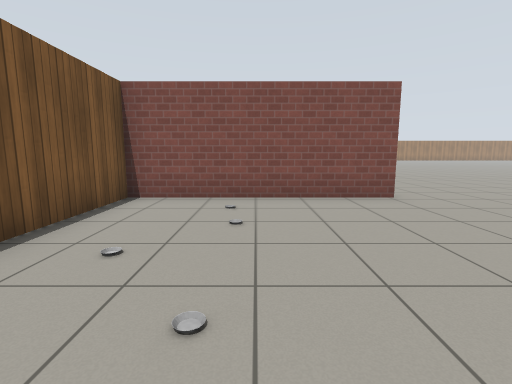
[1] (above)

16 first-person views from a walk through a world built for the Gazebo simulator. The camera is 1 m above the floor, tilts 8° down and sees 85° across. The floor is counted in squares, 1 m on a side. Each view is taken from the middle of a square. On the plan, view 1 faces up. The plan holds only what a view shows up to about 12 squares ahead; the rest is blank. The place goes on beyond the plan. Gazebo's built-in surfaces are drawn with simple patterns.

[2]
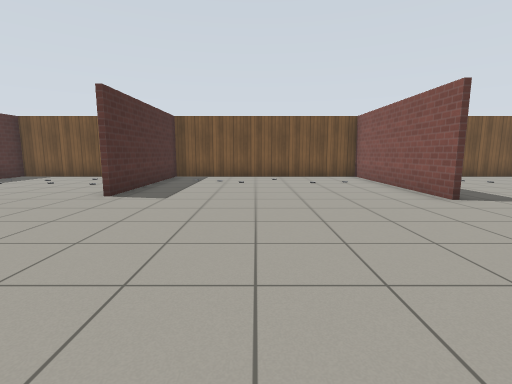

[3]
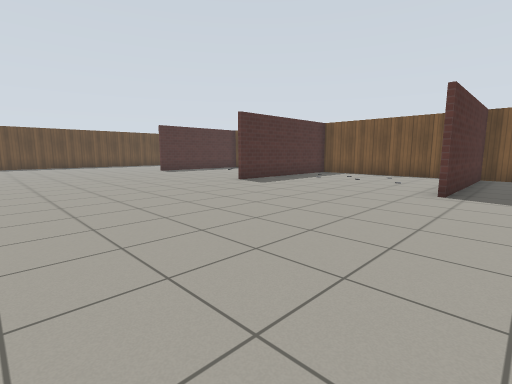

[4]
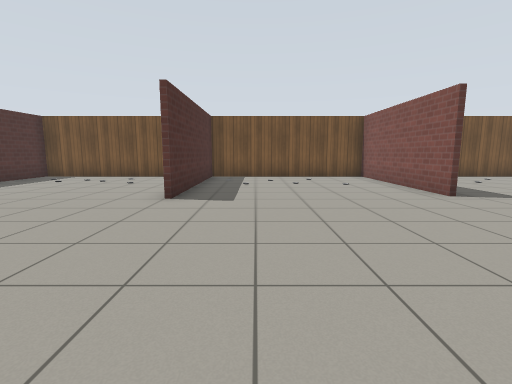

[5]
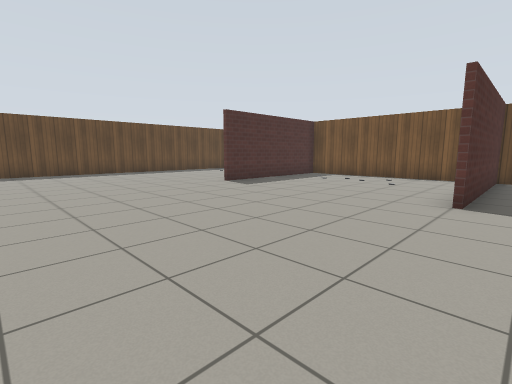

[6]
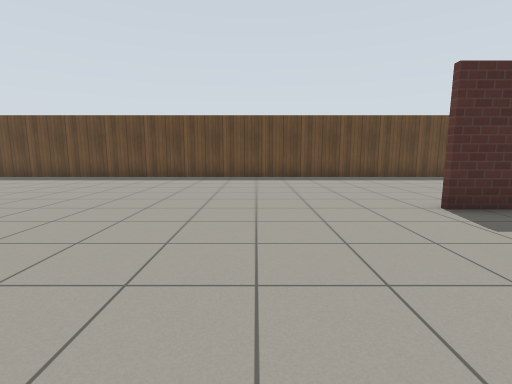

[7]
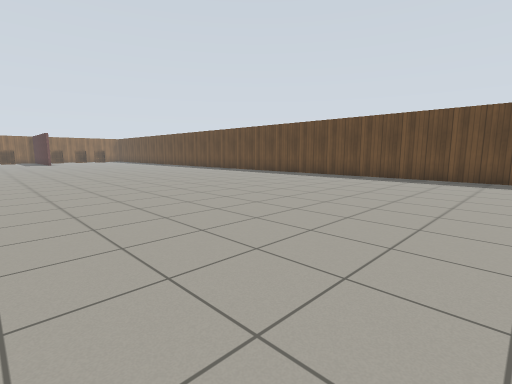

[8]
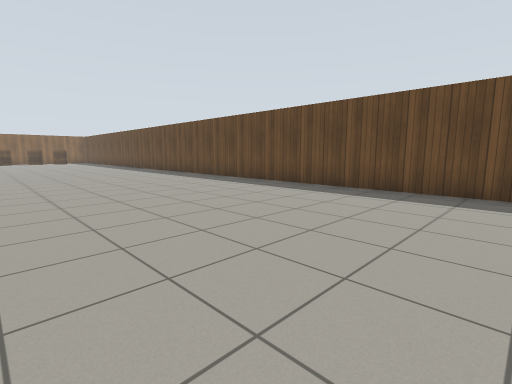

[9]
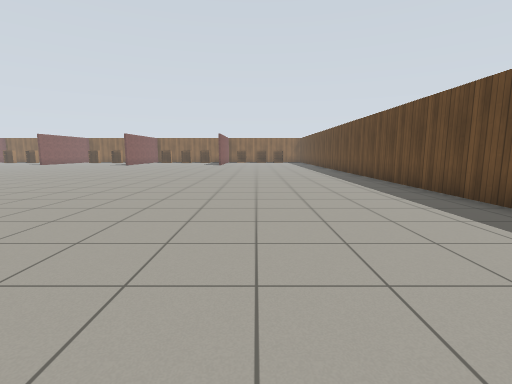

[10]
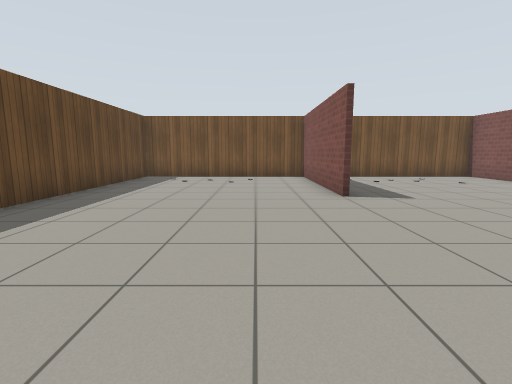

[11]
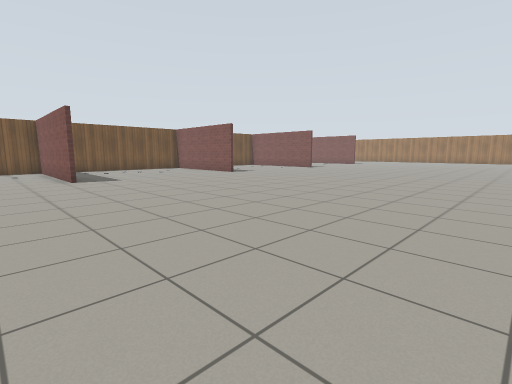

[12]
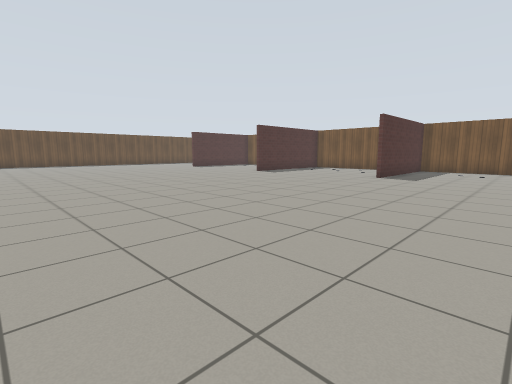

[13]
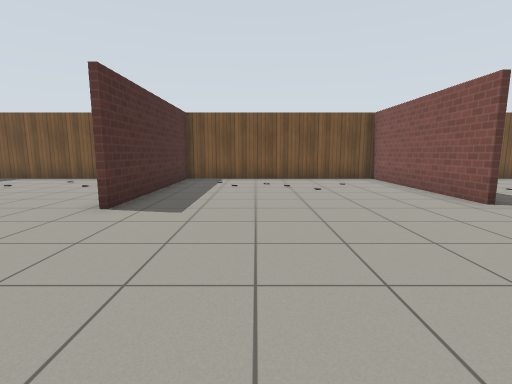

[14]
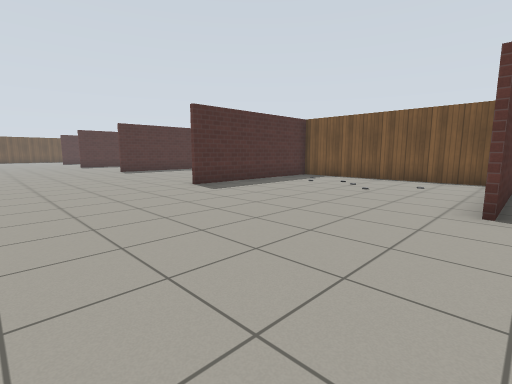

[15]
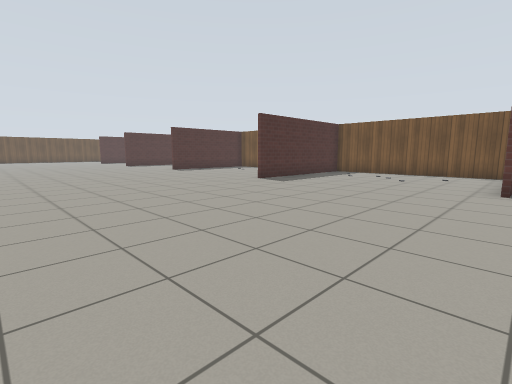

[16]
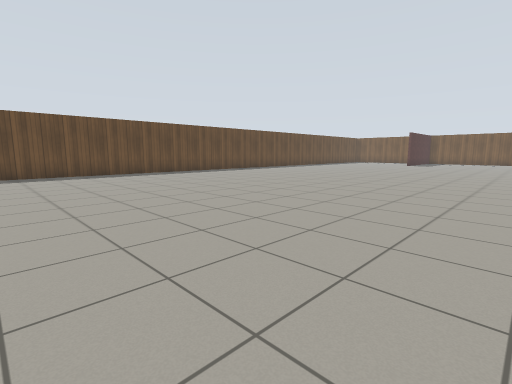

### Floor plan
Points are (right, up) in squares from view 1. A wall is a line through its corners. A room is listed if a view was taken in it or the views show most of it. See-through windows are left out.
Room 1 (views 1, 2, 3, 4, 5, 6, 7, 8, 9, 10, 11, 12, 13, 14, 15, 16)
walls: (2.6, -1.5) (-2.9, -1.5) (-2.9, -21.6) (26.2, -21.6); (-0.8, -8) (-3, -8); (3.1, 6.2) (-3, 6.2); (2.7, -15) (-2.9, -15); (-3, -7.8) (3, -7.8); (-3, 6.4) (3.1, 6.4); (-2.9, -14.8) (2.6, -14.8); (2.7, 13.5) (-2.9, 13.5) (-2.9, -1.4) (2.6, -1.4); (-0.6, 13.7) (2.7, 13.7)

Where each view was taken, in squares from view 1:
view 1: 0 up, 0 right, facing up
view 2: 2 up, 9 right, facing left
view 3: 0 up, 10 right, facing down-left
view 4: 6 down, 9 right, facing left
view 5: 7 down, 9 right, facing down-left
view 6: 10 down, 6 right, facing down
view 7: 10 down, 10 right, facing down-right
view 8: 14 down, 13 right, facing down-right
view 9: 17 down, 14 right, facing right
view 10: 17 down, 9 right, facing left
view 11: 4 up, 14 right, facing up-left
view 12: 3 up, 14 right, facing down-left
view 13: 9 up, 8 right, facing left
view 14: 14 up, 8 right, facing down-left
view 15: 14 up, 11 right, facing down-left
view 16: 8 down, 26 right, facing down-left
